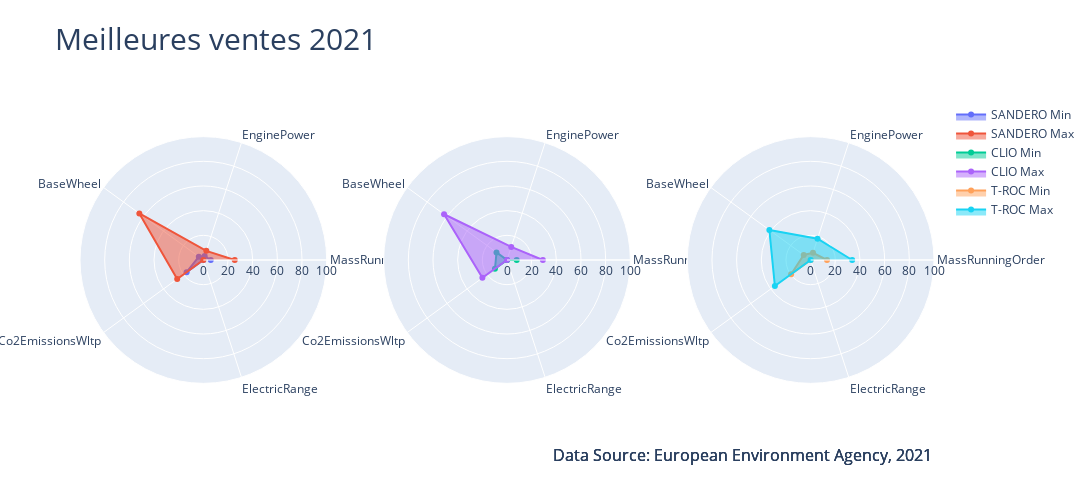
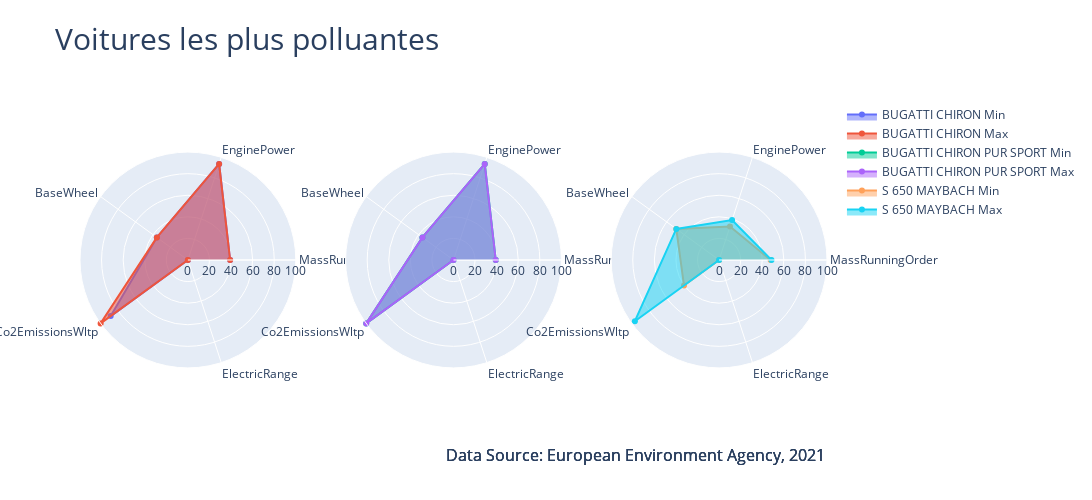

Notebook cell for these charts, in order:
### Code cell
cars.plot_top_vehicles(save=True, format='png')

### Figure 1 — Plotly figure (JSON) as saved in the notebook; plotly's stock layout.template omitted (floating-point values rounded to 4 significant figures)
{"data": [{"fill": "toself", "name": "SANDERO Min", "r": [5.987, 3.425, 4.551, 16.78, 0], "showlegend": true, "subplot": "polar", "theta": ["MassRunningOrder", "EnginePower", "BaseWheel", "Co2EmissionsWltp", "ElectricRange"], "type": "scatterpolar"}, {"fill": "toself", "name": "SANDERO Max", "r": [25.44, 7.791, 64.15, 26.22, 0], "showlegend": true, "subplot": "polar", "theta": ["MassRunningOrder", "EnginePower", "BaseWheel", "Co2EmissionsWltp", "ElectricRange"], "type": "scatterpolar"}, {"fill": "toself", "name": "CLIO Min", "r": [7.864, 0, 10.5, 12.06, 0], "showlegend": true, "subplot": "polar2", "theta": ["MassRunningOrder", "EnginePower", "BaseWheel", "Co2EmissionsWltp", "ElectricRange"], "type": "scatterpolar"}, {"fill": "toself", "name": "CLIO Max", "r": [29.06, 11.13, 63.08, 24.65, 0], "showlegend": true, "subplot": "polar2", "theta": ["MassRunningOrder", "EnginePower", "BaseWheel", "Co2EmissionsWltp", "ElectricRange"], "type": "scatterpolar"}, {"fill": "toself", "name": "T-ROC Min", "r": [13.27, 6.164, 6.919, 19.58, 0], "showlegend": true, "subplot": "polar3", "theta": ["MassRunningOrder", "EnginePower", "BaseWheel", "Co2EmissionsWltp", "ElectricRange"], "type": "scatterpolar"}, {"fill": "toself", "name": "T-ROC Max", "r": [33.66, 18.15, 41.37, 35.84, 0], "showlegend": true, "subplot": "polar3", "theta": ["MassRunningOrder", "EnginePower", "BaseWheel", "Co2EmissionsWltp", "ElectricRange"], "type": "scatterpolar"}], "layout": {"annotations": [{"font": {"size": 16}, "showarrow": false, "text": "Data Source: European Environment Agency, 2021", "x": 1, "xanchor": "right", "xref": "paper", "y": -0.15, "yanchor": "auto", "yref": "paper"}, {"font": {"size": 16}, "showarrow": false, "text": "Data Source: European Environment Agency, 2021", "x": 1, "xanchor": "right", "xref": "paper", "y": -0.15, "yanchor": "auto", "yref": "paper"}, {"font": {"size": 16}, "showarrow": false, "text": "Data Source: European Environment Agency, 2021", "x": 1, "xanchor": "right", "xref": "paper", "y": -0.15, "yanchor": "auto", "yref": "paper"}], "height": 500, "polar": {"domain": {"x": [0, 0.2889], "y": [0, 1]}, "radialaxis": {"range": [0, 100]}}, "polar2": {"domain": {"x": [0.3556, 0.6444], "y": [0, 1]}, "radialaxis": {"range": [0, 100]}}, "polar3": {"domain": {"x": [0.7111, 1], "y": [0, 1]}, "radialaxis": {"range": [0, 100]}}, "title": {"font": {"size": 30}, "text": "Meilleures ventes 2021"}, "width": 1200}}

### Figure 2 — Plotly figure (JSON) as saved in the notebook; plotly's stock layout.template omitted (floating-point values rounded to 4 significant figures)
{"data": [{"fill": "toself", "name": "BUGATTI CHIRON Min", "r": [39.16, 93.66, 35.54, 88.46, 0], "showlegend": true, "subplot": "polar", "theta": ["MassRunningOrder", "EnginePower", "BaseWheel", "Co2EmissionsWltp", "ElectricRange"], "type": "scatterpolar"}, {"fill": "toself", "name": "BUGATTI CHIRON Max", "r": [39.16, 93.66, 35.56, 100, 0], "showlegend": true, "subplot": "polar", "theta": ["MassRunningOrder", "EnginePower", "BaseWheel", "Co2EmissionsWltp", "ElectricRange"], "type": "scatterpolar"}, {"fill": "toself", "name": "BUGATTI CHIRON PUR SPORT Min", "r": [39.16, 93.66, 35.56, 100, 0], "showlegend": true, "subplot": "polar2", "theta": ["MassRunningOrder", "EnginePower", "BaseWheel", "Co2EmissionsWltp", "ElectricRange"], "type": "scatterpolar"}, {"fill": "toself", "name": "BUGATTI CHIRON PUR SPORT Max", "r": [39.16, 93.66, 35.56, 100, 0], "showlegend": true, "subplot": "polar2", "theta": ["MassRunningOrder", "EnginePower", "BaseWheel", "Co2EmissionsWltp", "ElectricRange"], "type": "scatterpolar"}, {"fill": "toself", "name": "S 650 MAYBACH Min", "r": [47.73, 32.62, 49.03, 40.21, 0], "showlegend": true, "subplot": "polar3", "theta": ["MassRunningOrder", "EnginePower", "BaseWheel", "Co2EmissionsWltp", "ElectricRange"], "type": "scatterpolar"}, {"fill": "toself", "name": "S 650 MAYBACH Max", "r": [48.54, 38.87, 49.03, 96.5, 0], "showlegend": true, "subplot": "polar3", "theta": ["MassRunningOrder", "EnginePower", "BaseWheel", "Co2EmissionsWltp", "ElectricRange"], "type": "scatterpolar"}], "layout": {"annotations": [{"font": {"size": 16}, "showarrow": false, "text": "Data Source: European Environment Agency, 2021", "x": 1, "xanchor": "right", "xref": "paper", "y": -0.15, "yanchor": "auto", "yref": "paper"}, {"font": {"size": 16}, "showarrow": false, "text": "Data Source: European Environment Agency, 2021", "x": 1, "xanchor": "right", "xref": "paper", "y": -0.15, "yanchor": "auto", "yref": "paper"}, {"font": {"size": 16}, "showarrow": false, "text": "Data Source: European Environment Agency, 2021", "x": 1, "xanchor": "right", "xref": "paper", "y": -0.15, "yanchor": "auto", "yref": "paper"}], "height": 500, "polar": {"domain": {"x": [0, 0.2889], "y": [0, 1]}, "radialaxis": {"range": [0, 100]}}, "polar2": {"domain": {"x": [0.3556, 0.6444], "y": [0, 1]}, "radialaxis": {"range": [0, 100]}}, "polar3": {"domain": {"x": [0.7111, 1], "y": [0, 1]}, "radialaxis": {"range": [0, 100]}}, "title": {"font": {"size": 30}, "text": "Voitures les plus polluantes"}, "width": 1200}}
